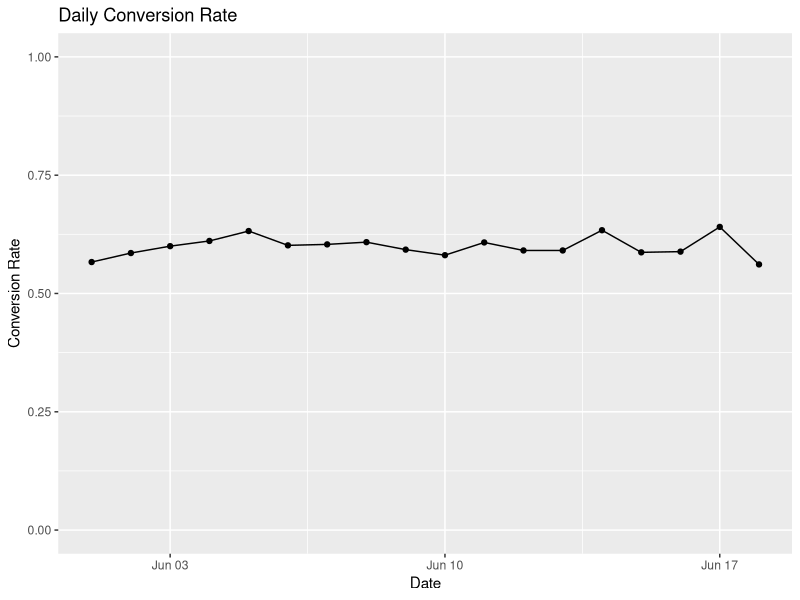
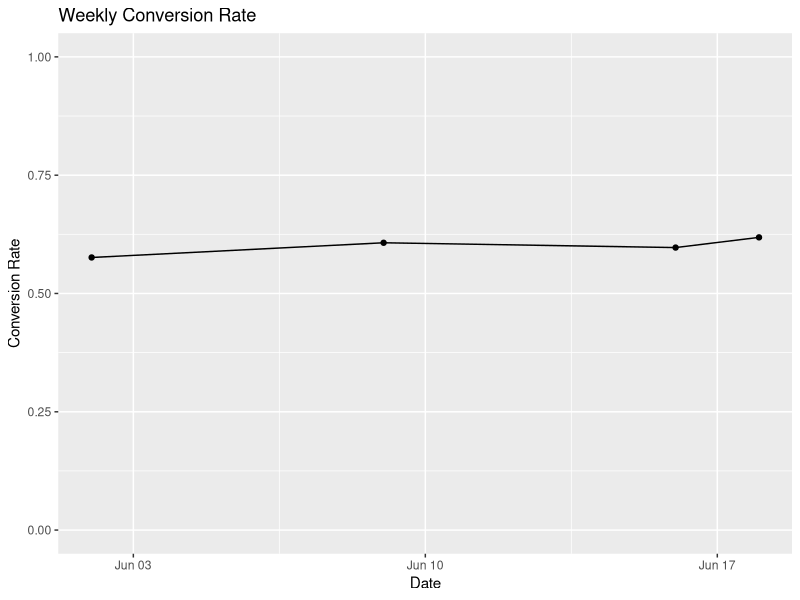
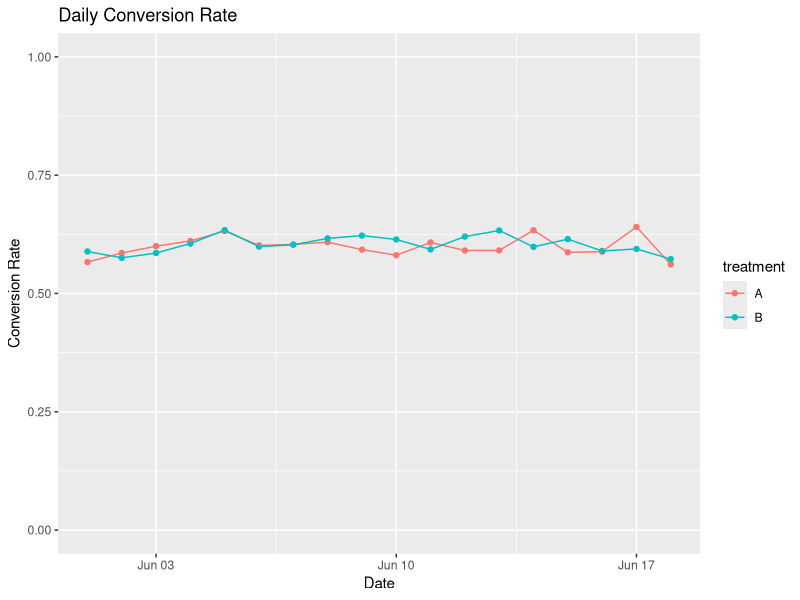
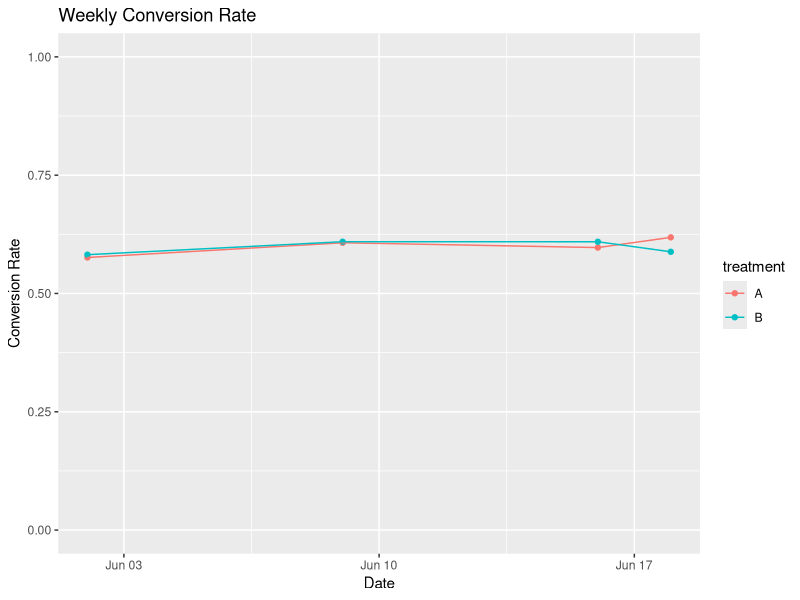
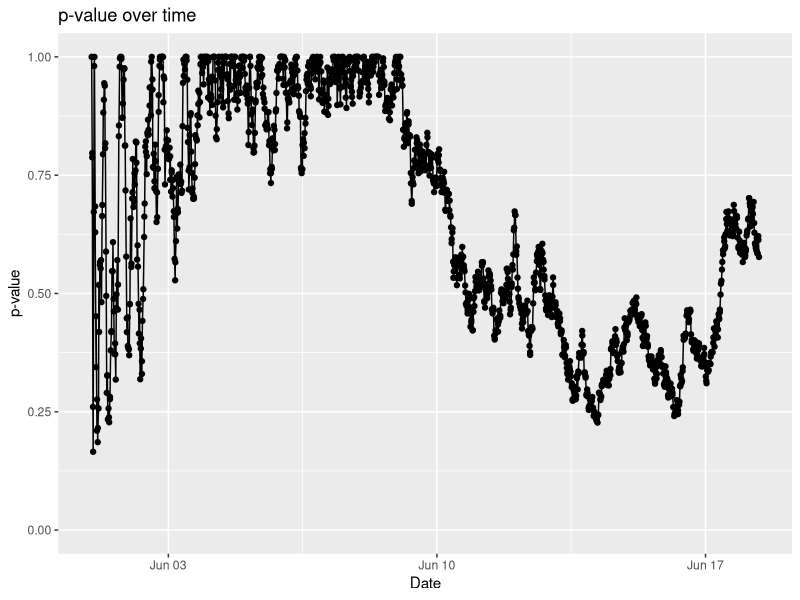

These charts were generated, in order, by the following R code: (Note: a time limit stopped this script after it produced the figures.)
library(dplyr)
library(tidyr)
library(ggplot2)
library(lubridate)

set.seed(101)

# dataframe with binary conversion information

# There are around 1000-2000 unique visits a day
start_date <- dmy_hms('01-06-2019 00:00:01')
times <- start_date + seconds(cumsum(floor(runif(n = 10000, min = 1, max = 300))))

df <- data_frame(
    'time' = times,
    'dates' = dmy(format(`times`, "%d-%m-%Y")),
    'id' = 1:length(dates),
    'conversion' = rbinom(n = length(times), size = 1, prob = 0.6)
    )
View(df)

# how many entries per day?
df %>% group_by(`dates`) %>% summarise(`visits_per_day` = n()) %>% View()

# plot daily conversion
daily_conversion_df <- df %>%
    group_by(`dates`) %>% 
    summarise(conversion_rate = mean(`conversion`))
View(daily_conversion_df)

g1 <- daily_conversion_df %>% 
    ggplot(mapping = aes(x = `dates`, y = `conversion_rate`)) + 
    geom_point() + 
    geom_line() +
    labs(title = 'Daily Conversion Rate', y = 'Conversion Rate', x = 'Date') +
    ylim(0, 1)
g1

# plot Weekly conversion
weekly_conversion_df <- df %>%
    mutate(`week` = strftime(`dates`, format = "%V")) %>% 
    group_by(`week`) %>% 
    mutate(`max_date` = max(`dates`)) %>% 
    ungroup() %>% 
    group_by(`max_date`) %>% 
    summarise(conversion_rate = mean(`conversion`))
View(daily_conversion_df)

g2 <- weekly_conversion_df %>% 
    ggplot(mapping = aes(x = `max_date`, y = `conversion_rate`)) + 
    geom_point() + 
    geom_line() +
    labs(title = 'Weekly Conversion Rate', y = 'Conversion Rate', x = 'Date') +
    ylim(0, 1)
g2

# AA test
start_date <- dmy_hms('01-06-2019 00:00:01')
times <- start_date + seconds(cumsum(floor(runif(n = 10000, min = 1, max = 300))))

df2 <- data_frame(
    'time' = times,
    'dates' = dmy(format(`times`, "%d-%m-%Y")),
    'id' = 1:length(dates),
    'conversion' = rbinom(n = length(times), size = 1, prob = 0.6)
)
View(df2)

df_AA <- rbind.data.frame(cbind.data.frame(df, treatment = rep('A', nrow(df))),
                          cbind.data.frame(df2, treatment = rep('B', nrow(df2)))
)
View(df_AA)


# plot daily conversion
daily_conversion_df <- df_AA %>%
    group_by(`dates`, `treatment`) %>% 
    summarise(conversion_rate = mean(`conversion`))
View(daily_conversion_df)

g3 <- daily_conversion_df %>% 
    ggplot(mapping = aes(x = `dates`, y = `conversion_rate`, colour = `treatment`)) + 
    geom_point() + 
    geom_line() +
    labs(title = 'Daily Conversion Rate', y = 'Conversion Rate', x = 'Date') +
    ylim(0, 1)
g3


# plot Weekly conversion
weekly_conversion_df <- df_AA %>%
    mutate(`week` = strftime(`dates`, format = "%V")) %>% 
    group_by(`week`, `treatment`) %>% 
    mutate(`max_date` = max(`dates`)) %>% 
    ungroup() %>% 
    group_by(`max_date`, `treatment`) %>% 
    summarise(conversion_rate = mean(`conversion`))
View(weekly_conversion_df)

g4 <- weekly_conversion_df %>% 
    ggplot(mapping = aes(x = `max_date`, y = `conversion_rate`, colour = `treatment`)) + 
    geom_point() + 
    geom_line() +
    labs(title = 'Weekly Conversion Rate', y = 'Conversion Rate', x = 'Date') +
    ylim(0, 1)
g4


# 
get_pvalue <- function(df){
    # returns chi-squared p-value
    m1 <- df %>% 
        group_by(`treatment`, `conversion`) %>% 
        summarise(n = n())
    
    m2<-matrix(as.numeric(c(m1[1,3], m1[3,3], m1[2,3], m1[4,3])), 2,2)
    rownames(m2)<-c("A", "B")
    colnames(m2)<-c("No (0)", "Yes (1)")
    
    # chi-square test
    return(chisq.test(m2)$p.value)
}


get_pvalue(df_AA)

start_date
class(times)
max(times)
#?seq(times[1], times[10], by = 'minutes')
minutes <- ymd_hms(unique(format(df_AA$time, "%Y-%m-%d %H:%M:00")))
minutes[10:13]
df_AA$time[1]
df_AA %>% filter(`time` < minutes[10])


p.values = c(1)
new_mins <- as.POSIXct(minutes[1])
for(i in seq(10, length(minutes), 10)){
    p.values <- c(p.values, get_pvalue(df = df_AA %>% filter(`time` < minutes[i])))
    new_mins <- c(new_mins, minutes[i])
}

df_p.values <- data.frame(
    'p.values' = p.values,
    'time' = new_mins
)

g5 <- df_p.values %>% 
    ggplot(mapping = aes(x = `time`, y = `p.values`)) + 
    geom_point() + 
    geom_line() +
    labs(title = 'p-value over time', y = 'p-value', x = 'Date') +
    ylim(0, 1)
g5


# run this 1000 times. How often does the p-value get smaller than 0.05?

too_many_p.values <- function(seed, make_plot=FALSE){
    
    set.seed(seed)
    
    start_date <- dmy_hms('01-06-2019 00:00:01')
    times <- start_date + seconds(cumsum(floor(runif(n = 10000, min = 1, max = 300))))
    
    df <- data_frame(
        'time' = times,
        'dates' = dmy(format(`times`, "%d-%m-%Y")),
        'id' = 1:length(dates),
        'conversion' = rbinom(n = length(times), size = 1, prob = 0.6)
    )
    
    # AA test
    start_date <- dmy_hms('01-06-2019 00:00:01')
    times <- start_date + seconds(cumsum(floor(runif(n = 10000, min = 1, max = 300))))
    
    df2 <- data_frame(
        'time' = times,
        'dates' = dmy(format(`times`, "%d-%m-%Y")),
        'id' = 1:length(dates),
        'conversion' = rbinom(n = length(times), size = 1, prob = 0.6)
    )
    
    df_AA <- rbind.data.frame(cbind.data.frame(df, treatment = rep('A', nrow(df))),
                              cbind.data.frame(df2, treatment = rep('B', nrow(df2)))
    )
    
    p.values = c(1)
    minutes <- ymd_hms(sort(unique(format(df_AA$time, "%Y-%m-%d %H:%M:00"))))
    new_mins <- as.POSIXct(minutes[1])
    for(i in seq(30, length(minutes), 10)){
        p.values <- c(p.values, get_pvalue(df = df_AA %>% filter(`time` < minutes[i])))
        new_mins <- c(new_mins, minutes[i])
    }
    
    
    if(make_plot){
        
        df_p.values <- data.frame(
            'p.values' = p.values,
            'time' = new_mins
        )
        
        g5 <- df_p.values %>% 
            ggplot(mapping = aes(x = `time`, y = `p.values`)) + 
            geom_point() + 
            geom_line() +
            labs(title = 'p-value over time', y = 'p-value', x = 'Date') +
            ylim(0, 1)
        print(g5)
        
    }
    
    # return
    return(sum(p.values < 0.05) > 0)
    
    
}

seeds <- 1:1000
below_0.05 <- c()
for(s in seeds){
    below_0.05 <- c(below_0.05, too_many_p.values(s))
}

sum(below_0.05)/length(below_0.05)

head(seeds[below_0.05], 10)

t <- Sys.time()
too_many_p.values(6, TRUE)
print(Sys.time() - t)
